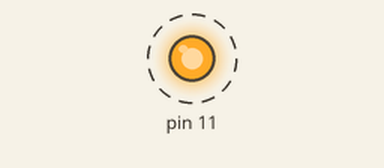
This program was run on a simulated Raspberry Pi (header pin numbers). On the bench: output pins drawn as LEDs (lit = HIGH). Dashed ring = blinking. What the program prints to the terminal is not drawn.

Above: at 0.05 s.
Timing chart, 0 to 3.0 s (numbered marks = the images above):
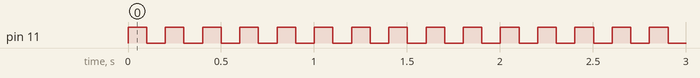

The program:

blink.py
```python
import time
import RPi.GPIO as GPIO       ## Import GPIO library
GPIO.setmode(GPIO.BOARD)      ## Use board pin numbering
GPIO.setup(11, GPIO.OUT)      ## Setup GPIO Pin 11 to OUT
try:

	while True:
		print("Show")
        	GPIO.output(11,True)  ## Turn on Led
		time.sleep(0.1)         ## Wait for one second
		GPIO.output(11,False) ## Turn off Led
		time.sleep(0.1)         ## Wait for one second
		print("No show")
except KeyboardInterrupt:
		print("Stopping now")
finally:
	GPIO.cleanup()
```

Measured:
- by itself, pin 11: alternates HIGH for 0.10 s and LOW for 0.10 s
